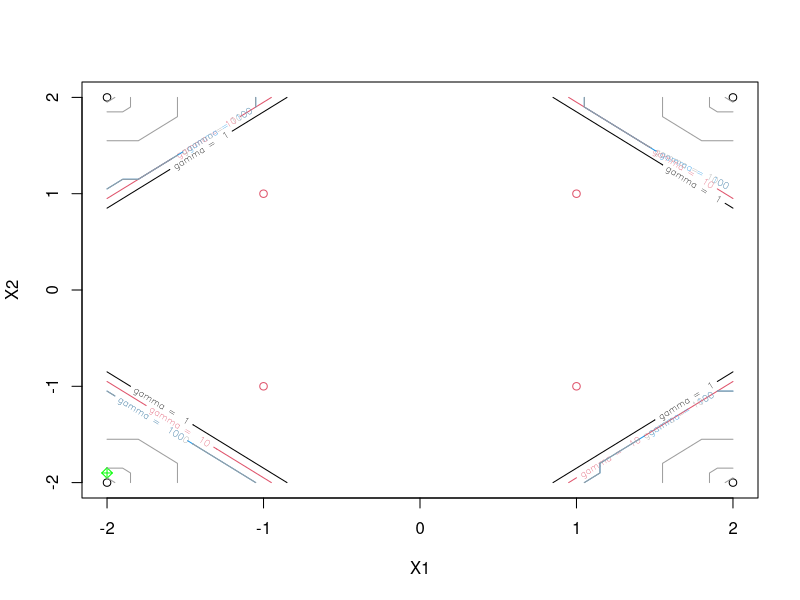

Recreate this plot in R.
rm(list=ls())

X1 = c(2, 2, -2, -2, 1, 1, -1, -1)
X2 = c(2, -2, -2, 2, 1, -1, -1, 1)
Y = c(1, 1, 1, 1, 2, 2, 2, 2)
alldata = data.frame(X1, X2, Y)

plot(alldata[,c("X1","X2")], col = alldata$Y, pch = c("o","+")[alldata$y])

library(e1071)
library(MLmetrics)

#Question 1
model <- svm(Y ~ ., kernel = "radial",  type = "C-classification", data = alldata, gamma = 1)
pred = predict(model,alldata[,c(1:2)])

Accuracy(pred,alldata$Y)

#Question 2

#Buggy for some reason with probability
#model <- svm(Y ~ ., kernel = "radial",  type = "C-classification", data = alldata, gamma = 1000000, probability = TRUE)
#new_data = data.frame(X1=-2, X2 = -1.9)
#predict(model, new_data, probability = TRUE) 

model <- svm(Y ~ ., kernel = "radial",  type = "C-classification", data = alldata, gamma = 1000000)
new_data = data.frame(X1=-2, X2 = -1.9)
predict(model, new_data) 

#Question 3

# plot classified point
points(-2, -1.9, col = "green", pch = 9)

# create vector for different gamma values
gammavalues = c(0.01, 0.1, 1, 10, 100, 1000, 10000, 100000, 1000000)

# create sequences for data
X1 = seq(min(alldata[, 1]), max(alldata[, 1]), by = 0.1)
X2 = seq(min(alldata[, 2]), max(alldata[, 2]), by = 0.1)

# create data grid
mygrid = expand.grid(X1, X2)
colnames(mygrid) = colnames(alldata)[1:2]

for (gamma in gammavalues) {
  # create svm model
  svm_model = svm(Y ~ ., kernel="radial", type="C-classification", data = alldata, gamma = gamma)
  # run model prediction
  pred = predict(svm_model, mygrid)
  # create matrix to give as z argument to the contour
  Y = matrix(pred, length(X1), length(X2))
  # plot contour with SVM classifier on top of data
  contour(X1, X2, Y, add = TRUE, labels = paste("gamma = ", toString(gamma)), levels = 1.5, col = gamma)
}
